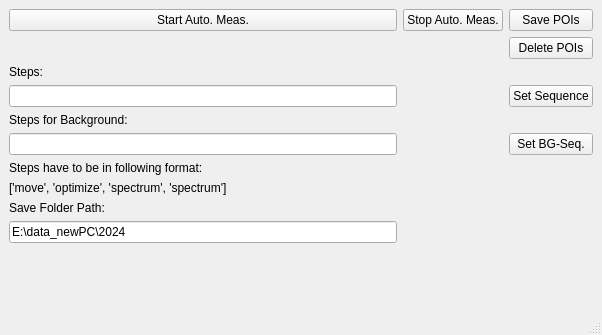
<?xml version="1.0" encoding="UTF-8"?>
<ui version="4.0">
 <class>automized_measurement_MainWindow</class>
 <widget class="QMainWindow" name="automized_measurement_MainWindow">
  <property name="geometry">
   <rect>
    <x>0</x>
    <y>0</y>
    <width>602</width>
    <height>335</height>
   </rect>
  </property>
  <property name="windowTitle">
   <string>qudi: Setup Control</string>
  </property>
  <widget class="QWidget" name="centralwidget">
   <layout class="QHBoxLayout" name="horizontalLayout">
    <item>
     <layout class="QGridLayout" name="gridLayout">
      <item row="1" column="2">
       <widget class="QPushButton" name="DeletePOIs_Button">
        <property name="text">
         <string>Delete POIs</string>
        </property>
       </widget>
      </item>
      <item row="3" column="0">
       <widget class="QLabel" name="Sequence_label">
        <property name="text">
         <string>Steps:</string>
        </property>
       </widget>
      </item>
      <item row="0" column="0">
       <widget class="QPushButton" name="StartAutoMeas_Button">
        <property name="text">
         <string>Start Auto. Meas.</string>
        </property>
       </widget>
      </item>
      <item row="5" column="0">
       <widget class="QLabel" name="Background_label">
        <property name="text">
         <string>Steps for Background:</string>
        </property>
       </widget>
      </item>
      <item row="1" column="0">
       <widget class="QLabel" name="label_5">
        <property name="text">
         <string/>
        </property>
       </widget>
      </item>
      <item row="8" column="0">
       <widget class="QLabel" name="label_2">
        <property name="text">
         <string>['move', 'optimize', 'spectrum', 'spectrum']</string>
        </property>
       </widget>
      </item>
      <item row="0" column="2">
       <widget class="QPushButton" name="SavePOIs_Button">
        <property name="text">
         <string>Save POIs</string>
        </property>
       </widget>
      </item>
      <item row="7" column="0">
       <widget class="QLabel" name="label">
        <property name="text">
         <string>Steps have to be in following format:</string>
        </property>
       </widget>
      </item>
      <item row="6" column="2">
       <widget class="QPushButton" name="SetBackgroundSeq_Button">
        <property name="text">
         <string>Set BG-Seq.</string>
        </property>
       </widget>
      </item>
      <item row="0" column="1">
       <widget class="QPushButton" name="StopAutoMeas_Button">
        <property name="text">
         <string>Stop Auto. Meas.</string>
        </property>
       </widget>
      </item>
      <item row="4" column="2">
       <widget class="QPushButton" name="SetSequence_Button">
        <property name="text">
         <string>Set Sequence</string>
        </property>
       </widget>
      </item>
      <item row="6" column="0">
       <widget class="QLineEdit" name="Background_lineEdit"/>
      </item>
      <item row="11" column="0">
       <spacer name="verticalSpacer">
        <property name="orientation">
         <enum>Qt::Vertical</enum>
        </property>
        <property name="sizeHint" stdset="0">
         <size>
          <width>20</width>
          <height>40</height>
         </size>
        </property>
       </spacer>
      </item>
      <item row="4" column="0">
       <widget class="QLineEdit" name="Sequence_lineEdit"/>
      </item>
      <item row="9" column="0">
       <widget class="QLabel" name="label_3">
        <property name="text">
         <string>Save Folder Path:</string>
        </property>
       </widget>
      </item>
      <item row="10" column="0">
       <widget class="QLineEdit" name="SaveFolder_lineEdit">
        <property name="text">
         <string>E:\data_newPC\2024</string>
        </property>
       </widget>
      </item>
     </layout>
    </item>
   </layout>
  </widget>
  <widget class="QMenuBar" name="menubar">
   <property name="geometry">
    <rect>
     <x>0</x>
     <y>0</y>
     <width>602</width>
     <height>21</height>
    </rect>
   </property>
  </widget>
  <widget class="QStatusBar" name="statusbar"/>
 </widget>
 <resources/>
 <connections/>
</ui>
